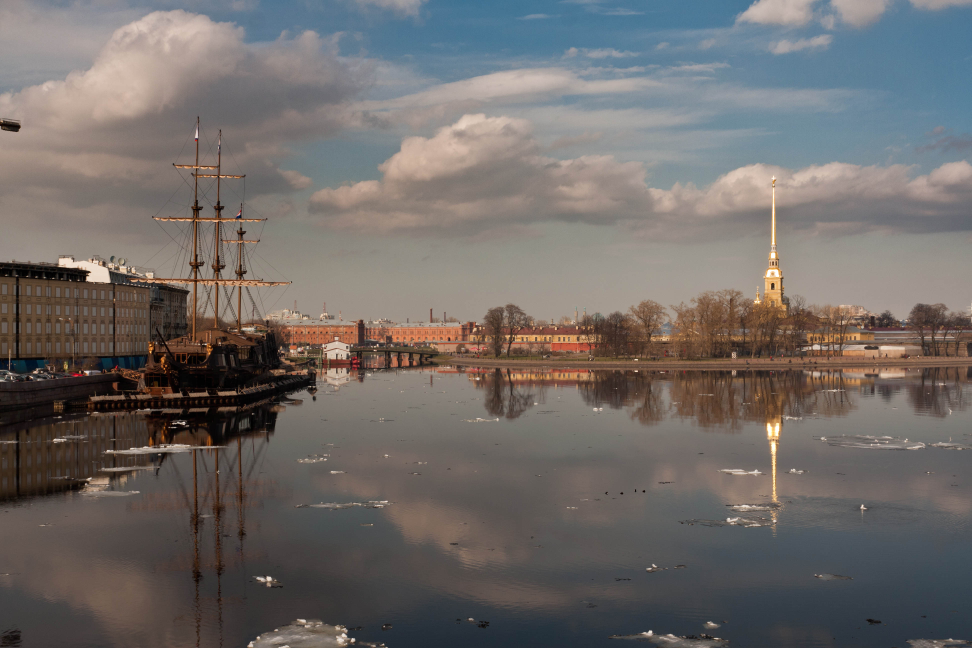
#> input picture Files/boat1.jpg, 3888 x 2592 px (shown at 1/4 size)
$ python Exercicio9.2FeatureMatching.py
#> lines starting #> are read from the running program, lines starting #| are printed output that depends on the picture
import cv2
import os

import numpy as np

resize_scale = 0.25

folder = "Files"
image1 = cv2.imread(os.path.join(folder, "boat1.jpg"))
#> image1 is the input picture: shape (2592, 3888, 3); mean B, G, R 104, 106.6, 111.8
image2 = cv2.imread(os.path.join(folder, "boat2.jpg"))
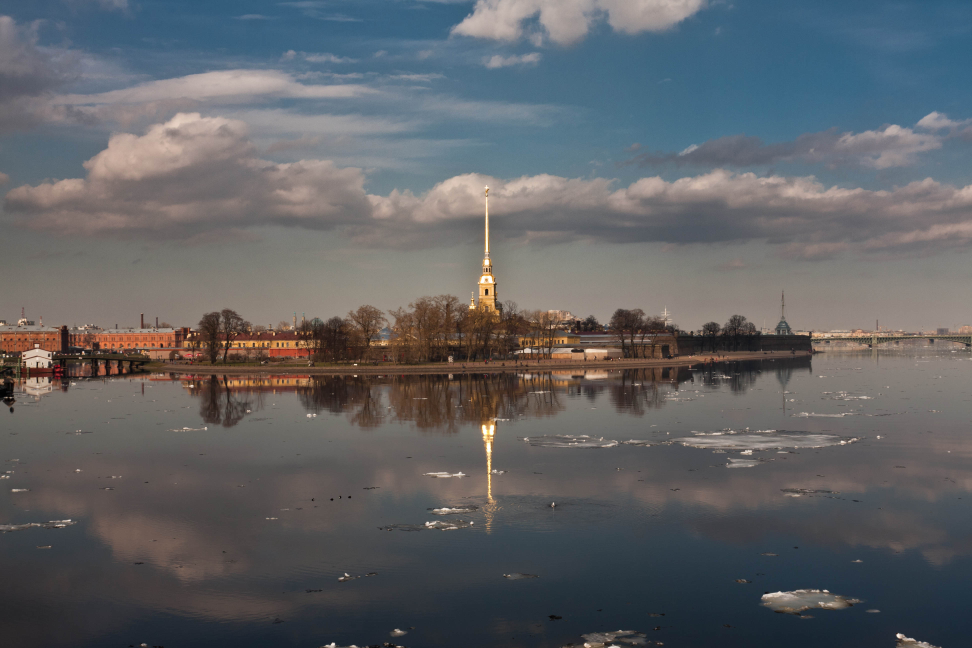
#> input picture Files/boat2.jpg, 3888 x 2592 px (shown at 1/4 size)
#> image2 is the input picture: shape (2592, 3888, 3); mean B, G, R 101, 98, 96.5

image1 = cv2.resize(image1, (int(image2.shape[1] * resize_scale), int(image2.shape[0] * resize_scale)))
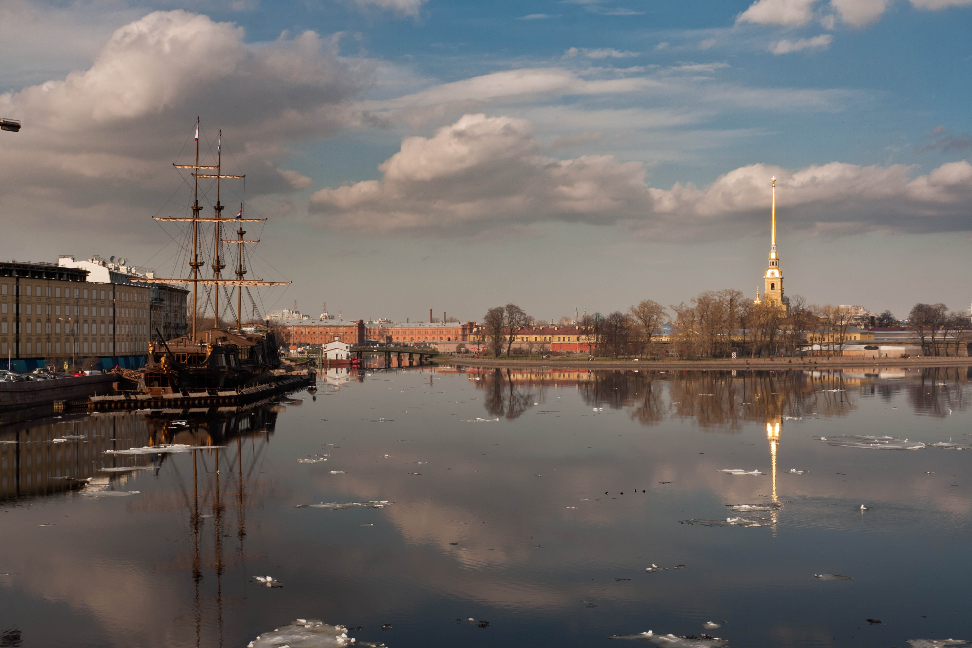
#> image1: shape (648, 972, 3); mean B, G, R 104.2, 106.7, 111.9
image2 = cv2.resize(image2, (int(image2.shape[1] * resize_scale), int(image2.shape[0] * resize_scale)))
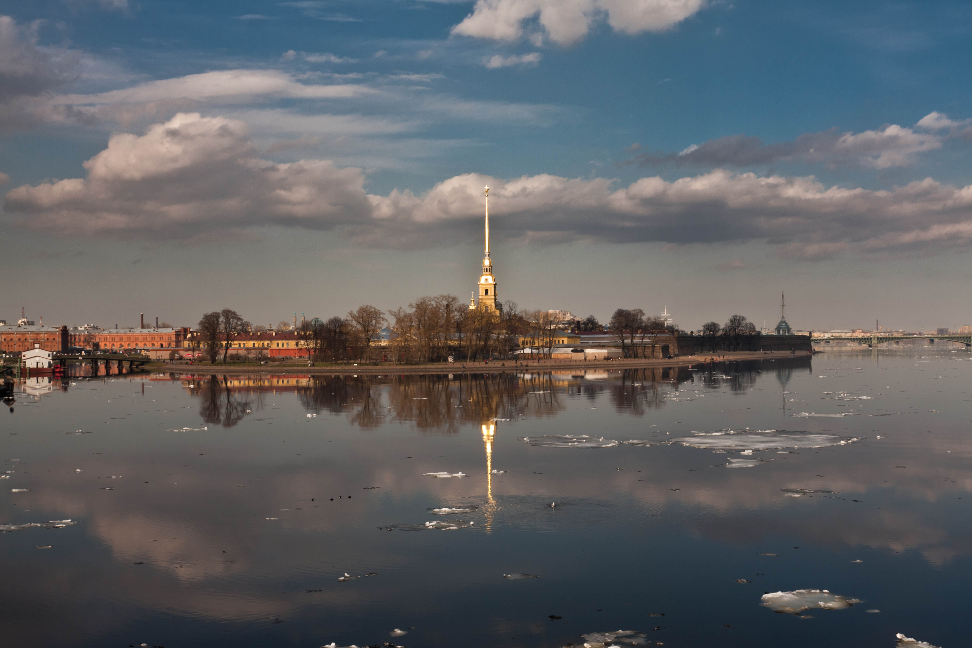
#> image2: shape (648, 972, 3); mean B, G, R 101.1, 98.2, 96.6

cv2.imshow("image1", image1)
cv2.imshow("image2", image2)

sift = cv2.SIFT_create()
sift_kp1, sift_desc1 = sift.detectAndCompute(image1, None)
#> sift_kp1 = 1635 keypoints; strongest (x, y, size): (353, 640, 2.7), (269, 578, 3.2), (87, 372, 3.1), (772, 285, 2.9)
sift_kp2, sift_desc2 = sift.detectAndCompute(image2, None)
#> sift_kp2 = 1145 keypoints; strongest (x, y, size): (899, 635, 3.1), (486, 291, 2.7), (333, 644, 2.3), (189, 335, 2.3)

image1_sift = image1.copy()
#> (the run stopped early here; a loop or call above may not have finished)
